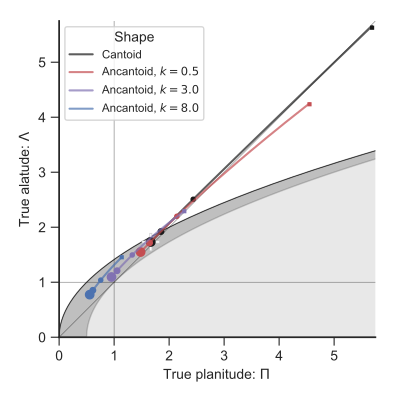

Python code for this plot:
import sys
import numpy as np
from matplotlib import pyplot as plt
import matplotlib.ticker
import seaborn as sns
import conic_parameters

plotfile = sys.argv[0].replace('.py', '.pdf')

sns.set_style('ticks')
sns.set_color_codes(palette='deep')
fig, ax = plt.subplots(figsize=(4, 4))

Rc_grid = np.linspace(0.0, 10.0, 2000)
R90_T0_grid = np.sqrt(2*Rc_grid)
R90_T1_grid = np.sqrt(2*Rc_grid - 1.0)
R90_T1_grid[~np.isfinite(R90_T1_grid)] = 0.0 


ax.fill_between(Rc_grid, R90_T1_grid, R90_T0_grid, color='k', alpha=0.2)
ax.fill_between(Rc_grid, R90_T0_grid, color='k', alpha=0.1)
ax.plot(Rc_grid, R90_T0_grid, c='k', lw=0.5)
ax.axhline(1.0, lw=0.5, alpha=0.5, color='k', zorder=-1)
ax.axvline(1.0, lw=0.5, alpha=0.5, color='k', zorder=-1)
ax.plot([0.0, 10.0], [0.0, 10.0], lw=0.5, alpha=0.5, color='k', zorder=-1)

# Plot our curves
betas = np.logspace(-5.0, np.log10(0.5), 100)
ks = [0.0, 0.5, 3.0, 8.0]
labels = ["Cantoid"] + [f"Ancantoid, $k = {k:.1f}$" for k in ks[1:]]
bbetas = [1e-8, 0.01, 0.1]
mss = [6, 4, 3]
colors = 'krmb'
ax.plot(5./3., np.sqrt(3.0), '+', color='0.8', mew=2, ms=13)
ax.plot(5./3., np.sqrt(3.0), '+', color='white', ms=12)
for k, color, label in zip(ks, colors, labels):
    xi = 2.0 / (k + 2.0)
    Pi = conic_parameters.A(betas, xi)
    Lambda = conic_parameters.B(betas, xi)
    ax.plot(Pi, Lambda, label=label, color=color, alpha=0.7)
    for bb, ms in zip(bbetas, mss):
        ax.plot(conic_parameters.A(bb, xi), conic_parameters.B(bb, xi), 'o',
                label="_nolabel_", color=color, ms=ms)

    # Test accuracy of approximate solution at beta = 0.3
    ax.plot(conic_parameters.A(0.5, xi),
            conic_parameters.B(0.5, xi,
                               th1_90=conic_parameters.th1_90_exact),
            's',
            label="_nolabel_", color=color, ms=2)
ax.legend(ncol=1, fontsize='small', frameon=True, loc='upper left', title='Shape')
ax.set(
    yscale='linear',
    xlim=[0.0, 5.75],
    ylim=[0.0, 5.75],
    xlabel=r"True planitude: $\Pi$",
    ylabel=r"True alatude: $\Lambda$",
)
ax.set_aspect('equal')
sns.despine()
fig.tight_layout()
fig.savefig(plotfile)
print(plotfile, end='')
